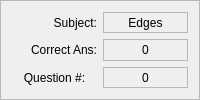
            <widget class="QFrame" name="frame_57">
             <property name="frameShape">
              <enum>QFrame::StyledPanel</enum>
             </property>
             <property name="frameShadow">
              <enum>QFrame::Raised</enum>
             </property>
             <layout class="QGridLayout" name="gridLayout_47">
              <item row="0" column="1">
               <widget class="QLabel" name="label_112">
                <property name="frameShape">
                 <enum>QFrame::StyledPanel</enum>
                </property>
                <property name="text">
                 <string>Edges</string>
                </property>
                <property name="alignment">
                 <set>Qt::AlignCenter</set>
                </property>
               </widget>
              </item>
              <item row="1" column="1">
               <widget class="QLabel" name="run_correctness">
                <property name="frameShape">
                 <enum>QFrame::StyledPanel</enum>
                </property>
                <property name="text">
                 <string>0</string>
                </property>
                <property name="alignment">
                 <set>Qt::AlignCenter</set>
                </property>
               </widget>
              </item>
              <item row="1" column="0">
               <widget class="QLabel" name="label_107">
                <property name="text">
                 <string>Correct Ans:</string>
                </property>
                <property name="alignment">
                 <set>Qt::AlignRight|Qt::AlignTrailing|Qt::AlignVCenter</set>
                </property>
               </widget>
              </item>
              <item row="0" column="0">
               <widget class="QLabel" name="label_104">
                <property name="text">
                 <string>Subject:</string>
                </property>
                <property name="alignment">
                 <set>Qt::AlignRight|Qt::AlignTrailing|Qt::AlignVCenter</set>
                </property>
               </widget>
              </item>
              <item row="2" column="0">
               <widget class="QLabel" name="label_111">
                <property name="text">
                 <string>Question #:</string>
                </property>
                <property name="alignment">
                 <set>Qt::AlignCenter</set>
                </property>
               </widget>
              </item>
              <item row="2" column="1">
               <widget class="QLabel" name="label_110">
                <property name="frameShape">
                 <enum>QFrame::StyledPanel</enum>
                </property>
                <property name="text">
                 <string>0</string>
                </property>
                <property name="alignment">
                 <set>Qt::AlignCenter</set>
                </property>
               </widget>
              </item>
             </layout>
            </widget>
